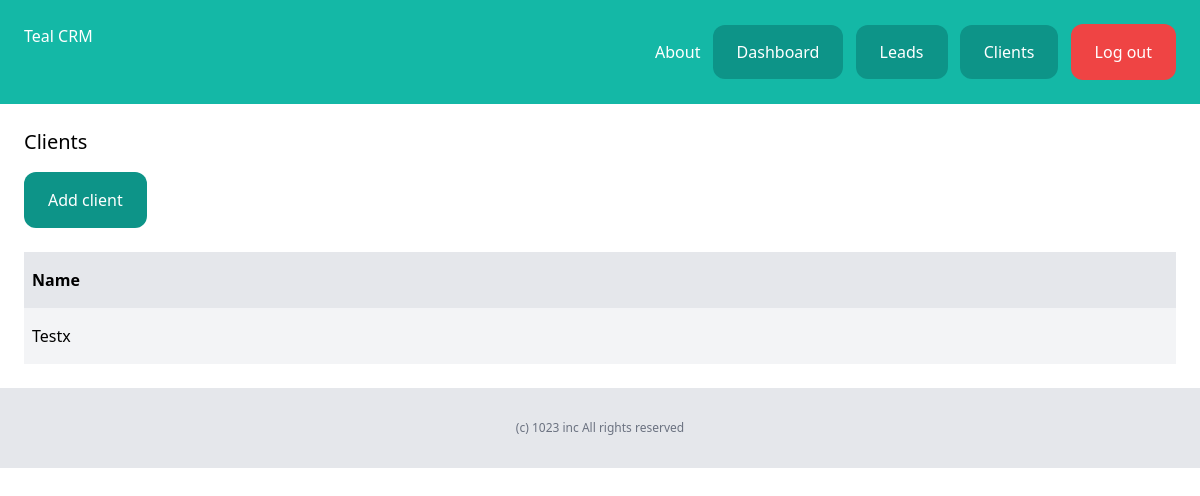
/dashboard/client/ (signed in), run on an earlier commit of the app's database.
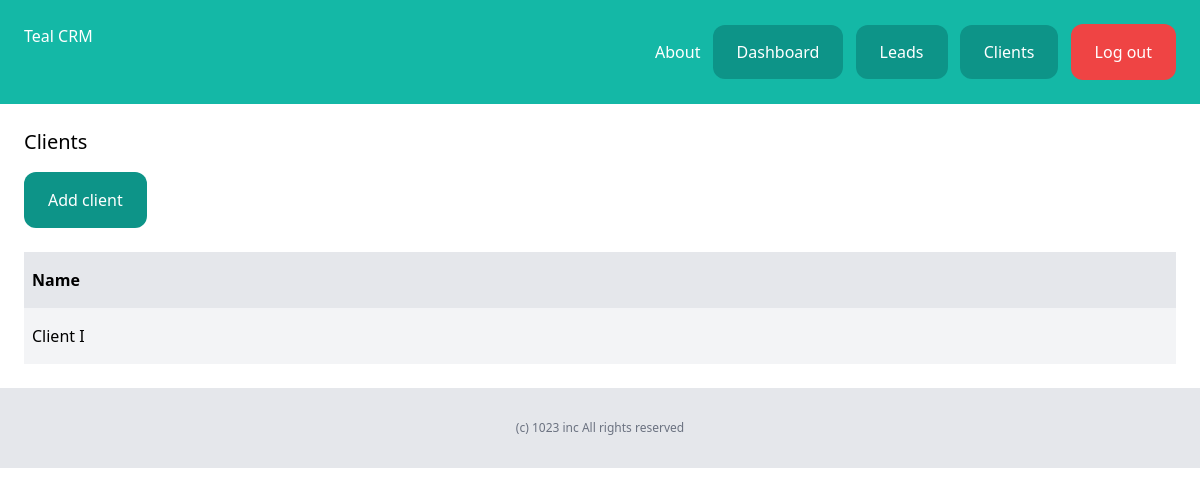
And on a later commit of the database.
### client/models.py (models this page shows, shortened)
class Client(models.Model):
    team = models.ForeignKey(Team, related_name='clients', on_delete=models.CASCADE)
    name = models.CharField(max_length=255)
    email = models.EmailField()
    description = models.TextField(blank=True, null=True)
    created_by = models.ForeignKey(User, related_name='clients', on_delete=models.CASCADE)
    created_at = models.DateTimeField(auto_now_add=True)
    modified_at = models.DateTimeField(auto_now=True)

### client/views.py (the view)
# urls.py: path('', views.clients_list, name='clients_list'),
@login_required
def clients_list(request):
    clients = Client.objects.filter(created_by=request.user)
    return render(request, 'client/clients_list.html', {'clients':clients})

### client/templates/client/clients_list.html (shortened to what this page needs)
{% extends 'core/base.html' %}
{% block content %}
    <div class="py-6 px-6">
        <h1 class="mb-4 text-xl">Clients</h1>
        <a
            href="{% url 'client:clients_add' %}"
            class="inline-block py-4 px-6 bg-teal-600 text-white rounded-xl hover:bg-orange-400 transition duration-500 ease-in-out"
            >Add client</a
        >
        {% if clients %}
            <div class="mt-6 flex justify-between">
                <p class="py-4 px-2 bg-gray-200 font-semibold w-full">Name</p>
            </div>
            {% for client in clients %}
                <div class="flex justify-between">
                    <p class="py-4 px-2 w-full {% cycle 'bg-gray-100' '' %}">
                        <a href="{% url 'client:clients_detail' client.id %}">{{ client.name }}</a>
                    </p>
                </div>
            {% endfor %}
        {% else %}
            <p class="mt-6 text-teal-400">There are no clients in the database yet..</p>
        {% endif %}
    </div>
{% endblock %}

What changed in the data, as far as the page shows it:
removed Client: name "Testx"
added Client: name "Client I"
